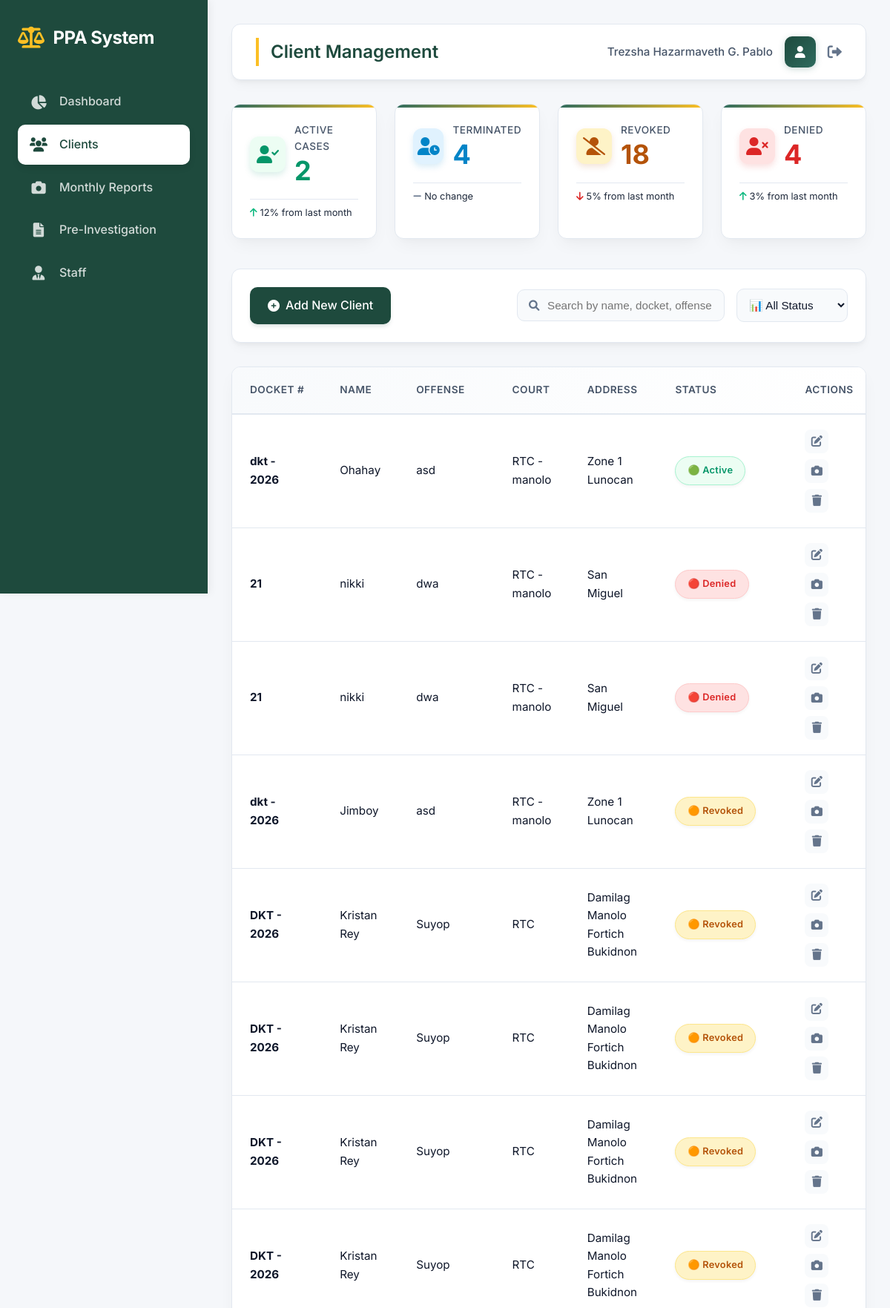
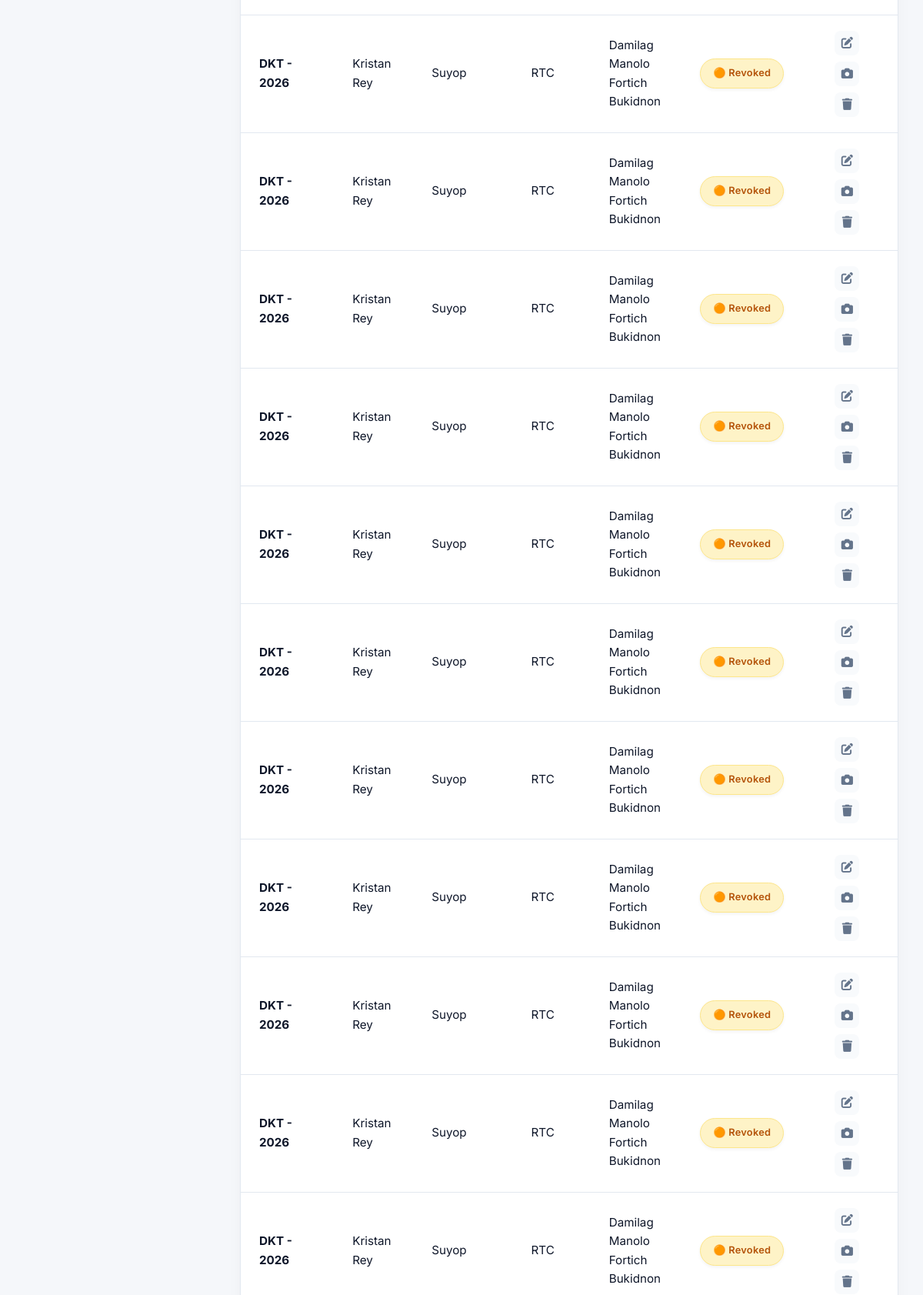
The page /clients.php (signed in, upper part) on the database its author committed (2 pictures, top to bottom).
### tables this page shows
CREATE TABLE `clients` (
  `id` int(11) NOT NULL,
  `docket_number` varchar(50) DEFAULT NULL,
  `name` varchar(100) DEFAULT NULL,
  `cc_number` varchar(50) DEFAULT NULL,
  `court` varchar(100) DEFAULT NULL,
  `offense` varchar(100) DEFAULT NULL,
  `sentence` varchar(100) DEFAULT NULL,
  `address` text DEFAULT NULL,
  `contact_number` varchar(20) DEFAULT NULL,
  `status` varchar(50) DEFAULT NULL,
  `case_type` varchar(10) DEFAULT NULL,
  `created_at` timestamp NOT NULL DEFAULT current_timestamp(),
  `start_date` date DEFAULT NULL,
  `end_date` date DEFAULT NULL,
  `payment` decimal(10,2) DEFAULT 0.00,
  `pi_case_id` int(11) DEFAULT NULL,
  `ps_case_id` int(11) DEFAULT NULL,
  `case_status` varchar(50) DEFAULT 'Pending',
  `phone_number` varchar(20) DEFAULT NULL
);

### clients.php (the view, shortened to what this page needs)
<?php
include 'config/database.php';
$fullname = $_SESSION['fullname'] ?? 'User';
$user_role = $_SESSION['role'] ?? 'staff';
$clients = mysqli_query($conn, "SELECT * FROM clients ORDER BY created_at DESC");
$active = mysqli_fetch_assoc(mysqli_query($conn,"SELECT COUNT(*) total FROM clients WHERE status='Active'"))['total'];
$terminated = mysqli_fetch_assoc(mysqli_query($conn,"SELECT COUNT(*) total FROM clients WHERE status='Terminated'"))['total'];
$revoked = mysqli_fetch_assoc(mysqli_query($conn,"SELECT COUNT(*) total FROM clients WHERE status='Revoked'"))['total'];
$denied = mysqli_fetch_assoc(mysqli_query($conn,"SELECT COUNT(*) total FROM clients WHERE status='Denied'"))['total'];
?>
<!DOCTYPE html>
<html lang="en">
<head>
    <link rel="stylesheet" href="https://cdnjs.cloudflare.com/ajax/libs/font-awesome/6.0.0/css/all.min.css">
</head>
<body>
    <div class="app">
        <div class="sidebar" id="sidebar">
            <div class="logo">
                <i class="fas fa-scale-balanced"></i>
                <span>PPA System</span>
            </div>
            <nav>
                <a href="dashboard.php" class="nav-item">
                    <i class="fas fa-chart-pie"></i>
                    <span>Dashboard</span>
                </a>
                <a href="clients.php" class="nav-item active">
                    <i class="fas fa-users"></i>
                    <span>Clients</span>
                </a>
                <a href="monthly_reports.php" class="nav-item">
                    <i class="fas fa-camera"></i>
                    <span>Monthly Reports</span>
                </a>
                <a href="pre_investigation.php" class="nav-item">
                    <i class="fas fa-file-lines"></i>
                    <span>Pre-Investigation</span>
                </a>
                <?php if($user_role == 'main' || $user_role == 'admin'): ?>
                <a href="staff_management.php" class="nav-item">
                    <i class="fas fa-user-tie"></i>
                    <span>Staff</span>
                </a>
                <?php endif; ?>
            </nav>
        </div>
        <div class="main">
            <div class="top-bar">
                <h1 class="page-title">Client Management</h1>
                <div class="user-menu">
                    <span class="user-name"><?php echo htmlspecialchars($fullname); ?></span>
                    <div class="avatar">
                        <i class="fas fa-user"></i>
                    </div>
                    <a href="logout.php" class="logout-btn" title="Logout">
                        <i class="fas fa-sign-out-alt"></i>
                    </a>
                </div>
            </div>
            <div class="stats-grid">
                <div class="stat-card">
                    <div class="stat-header">
                        <div class="stat-icon active">
                            <i class="fas fa-user-check"></i>
                        </div>
                        <div class="stat-content">
                            <div class="stat-label">Active Cases</div>
                            <div class="stat-value active"><?php echo $active; ?></div>
                        </div>
                    </div>
                    <div class="stat-trend">
                        <i class="fas fa-arrow-up trend-up"></i>
                        <span>12% from last month</span>
                    </div>
                </div>
                <div class="stat-card">
                    <div class="stat-header">
                        <div class="stat-icon terminated">
                            <i class="fas fa-user-clock"></i>
                        </div>
                        <div class="stat-content">
                            <div class="stat-label">Terminated</div>
                            <div class="stat-value terminated"><?php echo $terminated; ?></div>
                        </div>
                    </div>
                    <div class="stat-trend">
                        <i class="fas fa-minus" style="color: var(--text-muted);"></i>
                        <span>No change</span>
                    </div>
                </div>
                <div class="stat-card">
                    <div class="stat-header">
                        <div class="stat-icon revoked">
                            <i class="fas fa-user-slash"></i>
                        </div>
                        <div class="stat-content">
                            <div class="stat-label">Revoked</div>
                            <div class="stat-value revoked"><?php echo $revoked; ?></div>
                        </div>
                    </div>
                    <div class="stat-trend">
                        <i class="fas fa-arrow-down trend-down"></i>
                        <span>5% from last month</span>
                    </div>
                </div>
                <div class="stat-card">
                    <div class="stat-header">
                        <div class="stat-icon denied">
                            <i class="fas fa-user-times"></i>
                        </div>
                        <div class="stat-content">
                            <div class="stat-label">Denied</div>
                            <div class="stat-value denied"><?php echo $denied; ?></div>
                        </div>
                    </div>
                    <div class="stat-trend">
                        <i class="fas fa-arrow-up trend-up"></i>
                        <span>3% from last month</span>
                    </div>
                </div>
            </div>
            <div class="actions-bar">
                <a href="add_probationer.php" class="add-btn">
                    <i class="fas fa-plus-circle"></i>
                    Add New Client
                </a>
                <div class="search-box">
                    <div class="search-wrapper">
                        <i class="fas fa-search search-icon"></i>
                        <input type="text" id="searchInput" class="search-input" placeholder="Search by name, docket, offense..." autocomplete="off">
                    </div>
                    <select id="statusFilter" class="filter-select">
                        <option value="all">📊 All Status</option>
                    </select>
                </div>
            </div>
            <div class="table-container">
                <table class="clients-table" id="clientsTable">
                    <thead>
                        <tr>
                            <th>Docket #</th>
                            <th>Name</th>
                            <th>Offense</th>
                            <th>Court</th>
                            <th>Address</th>
                            <th>Status</th>
                            <th>Actions</th>
                        </tr>
                    </thead>
                    <tbody>
                        <?php if(mysqli_num_rows($clients) > 0): ?>
                            <?php while($row = mysqli_fetch_assoc($clients)): ?>
                            <tr class="client-row">
                                <td><strong><?php echo htmlspecialchars($row['docket_number']); ?></strong></td>
                                <td><?php echo htmlspecialchars($row['name']); ?></td>
                                <td><?php echo htmlspecialchars(substr($row['offense'], 0, 30)) . (strlen($row['offense']) > 30 ? '...' : ''); ?></td>
                                <td><?php echo htmlspecialchars($row['court']); ?></td>
                                <td><?php echo htmlspecialchars($row['address']); ?></td>
                                <td>
                                    <?php
                                    $status_icons = [
                                        'Active' => '🟢',
                                        'Terminated' => '🔵',
                                        'Revoked' => '🟠',
                                        'Denied' => '🔴'
                                    ];
                                    $current_status = $row['status'];
                                    $status_icon = isset($status_icons[$current_status]) ? $status_icons[$current_status] : '⚪';
                                    $status_class = in_array($current_status, ['Active', 'Terminated', 'Revoked', 'Denied'])
                                        ? 'status-' . $current_status
                                        : 'status-default';
                                    ?>
                                    <span class="status-badge <?php echo $status_class; ?>">
                                        <?php echo $status_icon . ' ' . htmlspecialchars($current_status); ?>
                                    </span>
                                </td>
                                <td>
                                    <div class="action-buttons">
                                        <a href="edit_probationer.php?id=<?php echo $row['id']; ?>" class="action-link" title="Edit Client">
                                            <i class="fas fa-edit"></i>
                                        </a>
                                        <a href="view_reports.php?id=<?php echo $row['id']; ?>" class="action-link camera" title="View Reports">
                                            <i class="fas fa-camera"></i>
                                        </a>
                                        <?php if($user_role == 'main' || $user_role == 'admin'): ?>
                                        <a href="clients.php?delete=<?php echo $row['id']; ?>" class="action-link delete" title="Delete Client" onclick="return confirm('Are you sure you want to delete this client? This action cannot be undone.')">
                                            <i class="fas fa-trash"></i>
                                        </a>
                                        <?php endif; ?>
                                    </div>
                                </td>
                            </tr>
                            <?php endwhile; ?>
                        <?php endif; ?>
                    </tbody>
                </table>
            </div>
        </div>
    </div>
</body>
</html>

### rows shown on the page
clients: docket_number "dkt - 2026", name "Ohahay", offense "asd", court "RTC - manolo", address "Zone 1 Lunocan", status "🟢", status "Active"
clients: docket_number "21", name "nikki", offense "dwa", court "RTC - manolo", address "San Miguel", status "🔴", status "Denied"
clients: docket_number "21", name "nikki", offense "dwa", court "RTC - manolo", address "San Miguel", status "🔴", status "Denied"
clients: docket_number "dkt - 2026", name "Jimboy", offense "asd", court "RTC - manolo", address "Zone 1 Lunocan", status "🟠", status "Revoked"
clients: docket_number "DKT - 2026", name "Kristan Rey", offense "Suyop", court "RTC", address "Damilag Manolo Fortich Bukidnon", status "🟠", status "Revoked"
clients: docket_number "DKT - 2026", name "Kristan Rey", offense "Suyop", court "RTC", address "Damilag Manolo Fortich Bukidnon", status "🟠", status "Revoked"
clients: docket_number "DKT - 2026", name "Kristan Rey", offense "Suyop", court "RTC", address "Damilag Manolo Fortich Bukidnon", status "🟠", status "Revoked"
clients: docket_number "DKT - 2026", name "Kristan Rey", offense "Suyop", court "RTC", address "Damilag Manolo Fortich Bukidnon", status "🟠", status "Revoked"
clients: docket_number "DKT - 2026", name "Kristan Rey", offense "Suyop", court "RTC", address "Damilag Manolo Fortich Bukidnon", status "🟠", status "Revoked"
clients: docket_number "DKT - 2026", name "Kristan Rey", offense "Suyop", court "RTC", address "Damilag Manolo Fortich Bukidnon", status "🟠", status "Revoked"
clients: docket_number "DKT - 2026", name "Kristan Rey", offense "Suyop", court "RTC", address "Damilag Manolo Fortich Bukidnon", status "🟠", status "Revoked"
clients: docket_number "DKT - 2026", name "Kristan Rey", offense "Suyop", court "RTC", address "Damilag Manolo Fortich Bukidnon", status "🟠", status "Revoked"
clients: docket_number "DKT - 2026", name "Kristan Rey", offense "Suyop", court "RTC", address "Damilag Manolo Fortich Bukidnon", status "🟠", status "Revoked"
clients: docket_number "DKT - 2026", name "Kristan Rey", offense "Suyop", court "RTC", address "Damilag Manolo Fortich Bukidnon", status "🟠", status "Revoked"
clients: docket_number "DKT - 2026", name "Kristan Rey", offense "Suyop", court "RTC", address "Damilag Manolo Fortich Bukidnon", status "🟠", status "Revoked"
clients: docket_number "DKT - 2026", name "Kristan Rey", offense "Suyop", court "RTC", address "Damilag Manolo Fortich Bukidnon", status "🟠", status "Revoked"
clients: docket_number "DKT - 2026", name "Kristan Rey", offense "Suyop", court "RTC", address "Damilag Manolo Fortich Bukidnon", status "🟠", status "Revoked"
clients: docket_number "DKT - 2026", name "Kristan Rey", offense "Suyop", court "RTC", address "Damilag Manolo Fortich Bukidnon", status "🟠", status "Revoked"
clients: docket_number "DKT - 2026", name "Kristan Rey", offense "Suyop", court "RTC", address "Damilag Manolo Fortich Bukidnon", status "🟠", status "Revoked"

### other values the page prints
$fullname "Trezsha Hazarmaveth G. Pablo"
$active "2"
$terminated "4"
$revoked "18"
$denied "4"
